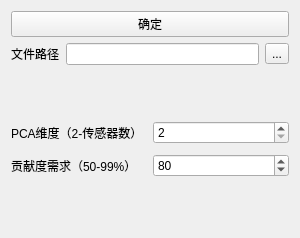
<?xml version="1.0" encoding="UTF-8"?>
<ui version="4.0">
 <class>PCA_show</class>
 <widget class="QWidget" name="PCA_show">
  <property name="geometry">
   <rect>
    <x>0</x>
    <y>0</y>
    <width>300</width>
    <height>238</height>
   </rect>
  </property>
  <property name="windowTitle">
   <string>Form</string>
  </property>
  <layout class="QVBoxLayout" name="verticalLayout" stretch="1,1,4">
   <item>
    <widget class="QPushButton" name="pushButton">
     <property name="text">
      <string>确定</string>
     </property>
    </widget>
   </item>
   <item>
    <layout class="QHBoxLayout" name="horizontalLayout_2">
     <item>
      <widget class="QLabel" name="label_3">
       <property name="text">
        <string>文件路径</string>
       </property>
      </widget>
     </item>
     <item>
      <widget class="QLineEdit" name="FilePath_lineEdit"/>
     </item>
     <item>
      <widget class="QToolButton" name="toolButton">
       <property name="text">
        <string>...</string>
       </property>
      </widget>
     </item>
    </layout>
   </item>
   <item>
    <layout class="QFormLayout" name="formLayout">
     <property name="labelAlignment">
      <set>Qt::AlignLeading|Qt::AlignLeft|Qt::AlignVCenter</set>
     </property>
     <property name="formAlignment">
      <set>Qt::AlignLeading|Qt::AlignLeft|Qt::AlignVCenter</set>
     </property>
     <property name="horizontalSpacing">
      <number>10</number>
     </property>
     <property name="verticalSpacing">
      <number>10</number>
     </property>
     <property name="topMargin">
      <number>10</number>
     </property>
     <property name="bottomMargin">
      <number>10</number>
     </property>
     <item row="0" column="0">
      <widget class="QLabel" name="label">
       <property name="text">
        <string>PCA维度（2-传感器数）</string>
       </property>
      </widget>
     </item>
     <item row="0" column="1">
      <widget class="QSpinBox" name="Di_spinBox">
       <property name="minimum">
        <number>2</number>
       </property>
       <property name="displayIntegerBase">
        <number>10</number>
       </property>
      </widget>
     </item>
     <item row="1" column="0">
      <widget class="QLabel" name="label_2">
       <property name="text">
        <string>贡献度需求（50-99%）</string>
       </property>
      </widget>
     </item>
     <item row="1" column="1">
      <widget class="QSpinBox" name="Di_spinBox_2">
       <property name="minimum">
        <number>50</number>
       </property>
       <property name="maximum">
        <number>99</number>
       </property>
       <property name="value">
        <number>80</number>
       </property>
       <property name="displayIntegerBase">
        <number>10</number>
       </property>
      </widget>
     </item>
    </layout>
   </item>
  </layout>
 </widget>
 <resources/>
 <connections/>
</ui>
